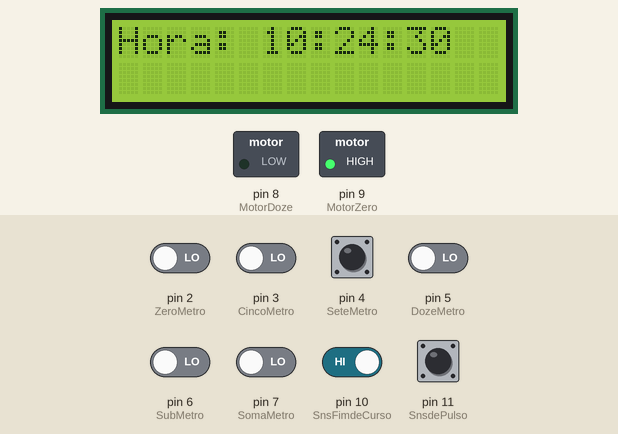
The sketch below on a simulated Arduino Uno, built with avr-gcc and run on an emulated ATmega328P. On the bench: 16×2 character LCD, switched loads named in the sketch (green lamp = pin HIGH). Wiring (inferred from the names in the program): DS1307 clock at I2C address 0x68. The inputs (shaded band) are chosen by the test bench; at power-on: pin 10 (SnsFimdeCurso) HIGH, pin 2 (ZeroMetro), pin 3 (CincoMetro), pin 4 (SeteMetro), pin 5 (DozeMetro), pin 6 (SubMetro), pin 7 (SomaMetro), pin 11 (SnsdePulso) LOW. The local clock reads 2024-03-15 10:24:30 at power-on unless the sketch sets it.

Above: at 0.9 s.
1.0 s: pin 10 (SnsFimdeCurso) driven LOW
At 1.4 s:
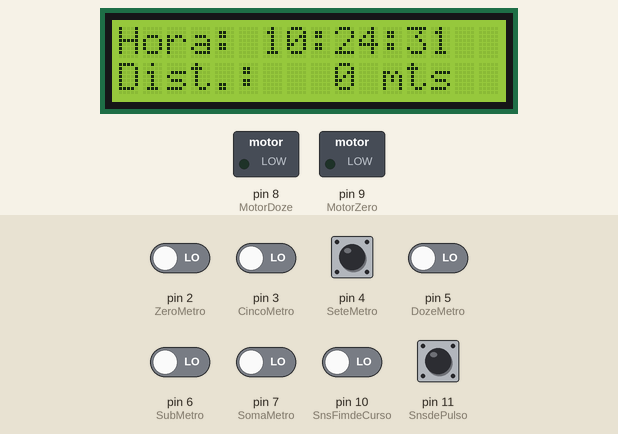
4.0 s: pin 3 (CincoMetro) driven HIGH
At 5.8 s:
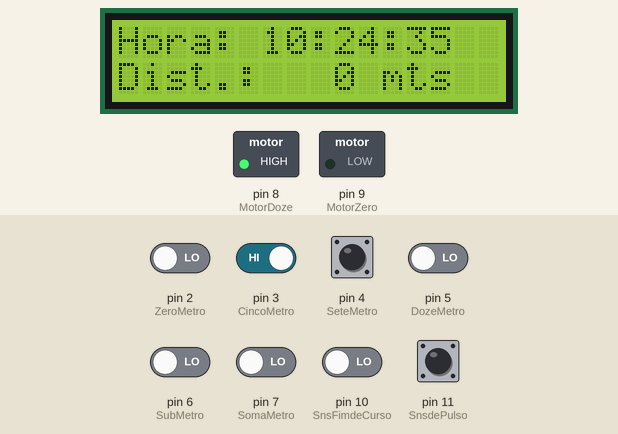
Timing chart, 0 to 7.3 s (numbered marks = the images above; inputs shaded):
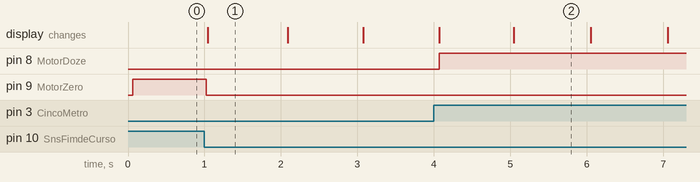

Measured:
- after the input at 1.0 s, pin 9 (MotorZero): HIGH → LOW at once; the display: changes at once (image 1)
- after the input at 4.0 s, pin 8 (MotorDoze): LOW → HIGH after 0.07 s
- what the display in image 1 shows lasts 1.1 s, from 1.0 s to 2.1 s

The sketch:

TESTE_sem_voltar_a_zero.ino
```cpp
/* 2014/10/07 Versão apenas com os botões ZeroMetro e DozeMetro funcionando */
/* 2015/01/10 Botões de distância sem precisar retornar a zero. Na inicialização obrigatoriamente ele irá ao zero */

#include <Wire.h>
#include <LiquidCrystal_I2C.h>
#include "Wire.h"

//Definiçao necessarias
LiquidCrystal_I2C lcd(0x27,16,2);
#define DS1307_ADDRESS 0x68
#define PARA_FRENTE 0
#define PARA_TRAS   1
byte zero = 0x00;

//Portas Utilizadas pelos Botões
const int ZeroMetro  = 2;
const int CincoMetro = 3;
const int SeteMetro  = 4;
const int DozeMetro  = 5;
const int SomaMetro  = 7;
const int SubMetro   = 6;

//Portas Utilizadas pelo Motor
const int MotorDoze  = 8;  // anda em direção ao 12
const int MotorZero =  9;  // anda em direção ao zero

//Portas Utilizadas pelos Sensores
const int SnsFimdeCurso  = 10;
const int SnsdePulso     = 11;

//Portas Disponiveis 12 e 13

//Variáveis Globais
unsigned int distancia_global = 0;

void setup()
{
  //Iniciando o LCD e o RTC
  Wire.begin();
  lcd.init();
  lcd.backlight();

  //Definindo portas de entradas
  pinMode(ZeroMetro,INPUT);
  pinMode(CincoMetro,INPUT);
  pinMode(SeteMetro,INPUT);
  pinMode(DozeMetro,INPUT);
  pinMode(SomaMetro,INPUT);
  pinMode(SubMetro,INPUT);
  pinMode(SnsFimdeCurso,INPUT);
  pinMode(SnsdePulso,INPUT);

  //Definindo portas de saida
  pinMode(MotorDoze,OUTPUT);
  pinMode(MotorZero,OUTPUT);

  // Ao iniciar move para zero
  move_para_zero(); // move para zero
}

void loop()
{
  Mostrarelogio();
  Metros();
  Botao();
  delay(200);
}

byte ConverteParaBCD(byte val){ //Converte o número de decimal para BCD
  return ( (val/10*16) + (val%10) );
}

byte ConverteparaDecimal(byte val)  { //Converte de BCD para decimal
  return ( (val/16*10) + (val%16) );
}

void Mostrarelogio()
{
  Wire.beginTransmission(DS1307_ADDRESS);
  Wire.write(zero);
  Wire.endTransmission();
  Wire.requestFrom(DS1307_ADDRESS, 7);
  int segundos = ConverteparaDecimal(Wire.read());
  int minutos = ConverteparaDecimal(Wire.read());
  int horas = ConverteparaDecimal(Wire.read() & 0b111111);
  int diadasemana = ConverteparaDecimal(Wire.read());
  int diadomes = ConverteparaDecimal(Wire.read());
  int mes = ConverteparaDecimal(Wire.read());
  int ano = ConverteparaDecimal(Wire.read());

  //Hora: xx:xx:xx

  //Mostra a data no Serial Monitor
  lcd.setCursor(0, 0);
  lcd.print("Hora: ");
  lcd.setCursor(6, 0);
  if(horas<10)
  {
    lcd.print("0");
    lcd.setCursor(7, 0);
  }
  lcd.print(horas);
  lcd.setCursor(8, 0);
  lcd.print(":");
  lcd.setCursor(9, 0);
  if(minutos<10)
  {
    lcd.print("0");
    lcd.setCursor(10, 0);
  }
  lcd.print(minutos);
  lcd.setCursor(11, 0);
  lcd.print(":");
  lcd.setCursor(12, 0);
  if(segundos<10)
  {
    lcd.print("0");
    lcd.setCursor(13, 0);
  }
  lcd.print(segundos);
  lcd.setCursor(14, 0);
  lcd.print("  ");
}

void Metros()
{
  //Dist.: xxx mts
  // Exibe valor da distancia_global
  lcd.setCursor(0,1);
  lcd.print("Dist.: ");
  lcd.setCursor(7,1);
  if (distancia_global < 100)
  {
      lcd.print(" ");
      lcd.setCursor(8,1);
  }
  if (distancia_global < 10)
  {
      lcd.print(" ");
      lcd.setCursor(9,1);
  }
  lcd.print(distancia_global);
  lcd.setCursor(10,1);
  lcd.print(" mts         ");
}

void Botao()
{
  boolean estado;
  boolean estadoLed = 0;

  // Botão ZeroMetro
  estado = digitalRead(ZeroMetro); //estado recebe o valor da corrente que passa pelo botão
  if(estado == HIGH) //IF SIGNIFICA SE, então se(estado==HIGH) , ele executará o que está dentro dos cochetes
    move_para_zero(); // move para zero
  else
  {
    // Botão CincoMetro
    estado = digitalRead(CincoMetro); //estado recebe o valor da corrente que passa pelo botão
    if(estado == HIGH) //IF SIGNIFICA SE, então se(estado==HIGH) , ele executará o que está dentro dos cochetes
      move_distancia_fixa(5);  // envia quantidade de pulsos correspondentes e lê a distância
    else
    {
      // Botão SeteMetro
      estado = digitalRead(SeteMetro); //estado recebe o valor da corrente que passa pelo botão
      if(estado == HIGH) //IF SIGNIFICA SE, então se(estado==HIGH) , ele executará o que está dentro dos cochetes
         move_distancia_fixa(7);  // envia quantidade de pulsos correspondentes e lê a distância
      else
      {
        // Botão DozeMetro
        estado = digitalRead(DozeMetro); //estado recebe o valor da corrente que passa pelo botão
        if(estado == HIGH) //IF SIGNIFICA SE, então se(estado==HIGH) , ele executará o que está dentro dos cochetes
          move_distancia_fixa(12);  // envia quantidade de pulsos correspondentes e lê a distância
        else
        {
         //Botão SomaMetro
          estado = digitalRead(SomaMetro); //estado recebe o valor da corrente que passa pelo botão
          if((estado == HIGH)&& (distancia_global <12)) //IF SIGNIFICA SE, então se(estado==HIGH) , ele executará o que está dentro dos cochetes
             move_distancia_variavel(1);  // envia quantidade de pulsos correspondentes e lê a distância
          else
          {
            // Botão SubMetro
            estado = digitalRead(SubMetro); //estado recebe o valor da corrente que passa pelo botão
            if(estado == HIGH) //IF SIGNIFICA SE, então se(estado==HIGH) , ele executará o que está dentro dos cochetes
               move_distancia_variavel(-1);  // envia quantidade de pulsos correspondentes e lê a distância
          }
        }
      }
    }
  }
}

void move_para_zero()
{
  boolean estado;

  digitalWrite(MotorZero, HIGH);  // Ativa motor para trás

  do
  {
    estado = digitalRead(SnsFimdeCurso); //estado recebe o valor da corrente que passa pelo botão
    Mostrarelogio();
  } while (estado == HIGH);

  digitalWrite(MotorZero, LOW);  // Desativa motor para trás

  distancia_global = 0;
  Metros();
}

void move_distancia_fixa(unsigned int dist)
{
  // sempre começa em zero
  //move_para_zero(); // move para zero
  //delay(500);  // para dar tempo do sinal do fim de curso resetar

  // Verifica a relação entre distancia_global e a dist
  if (distancia_global < dist)
  {
    // Obs: cada metro de distância equivale a 10 pulsos
    digitalWrite(MotorDoze, HIGH);  // Ativa motor para frente
    le_infravermelho( 2 * (dist - distancia_global), PARA_FRENTE ); // verifica pulsos do sensor infravermelho
    digitalWrite(MotorDoze, LOW);  // Desativa motor para frente
  }
  else if (distancia_global > dist)
  {
    digitalWrite(MotorZero, HIGH);  // Ativa motor para trás
    le_infravermelho( 2 * (distancia_global - dist), PARA_TRAS ); // verifica pulsos do sensor infravermelho
    digitalWrite(MotorZero, LOW);  // Desativa motor para trás
  }
}

void move_distancia_variavel(int dist)  // move de 1 em 1 metro
{
  // Obs: cada metro de distância equivale a 10 pulsos

  if (dist >= 0)
  {
    digitalWrite(MotorDoze, HIGH);  // Ativa motor para frente
    le_infravermelho(2, PARA_FRENTE);      // verifica pulsos do sensor infravermelho
  }
  else
  {
    digitalWrite(MotorZero, HIGH);  // Ativa motor para trás
    le_infravermelho(2, PARA_TRAS);      // verifica pulsos do sensor infravermelho
  }

  digitalWrite(MotorDoze, LOW);  // Desativa motor para frente
  digitalWrite(MotorZero, LOW);  // Desativa motor para trás
}

void le_infravermelho(int total_pulsos, boolean direcao)
{
  // Obs: cada metro de distância equivale a 2 pulsos
  int conta_pulsos = 0;
  boolean estado_fim_curso;
  boolean estado;
  boolean estado_aux;

  // verifica sensor infravermelho por pulsos e incrementa conta_pulsos
  estado = digitalRead(SnsdePulso); //estado recebe o valor do sensor infravermelho

  do
  {
    estado_aux = digitalRead(SnsdePulso);

    if (estado != estado_aux && estado_aux == HIGH)
    {
      ++conta_pulsos;
      if (conta_pulsos%2 == 0)
      {
        if (direcao == PARA_FRENTE)
          ++distancia_global;
        else
          --distancia_global;
      }
    }

    estado = estado_aux;

    Mostrarelogio();
    Metros();
  } while (conta_pulsos < total_pulsos);
}
```
